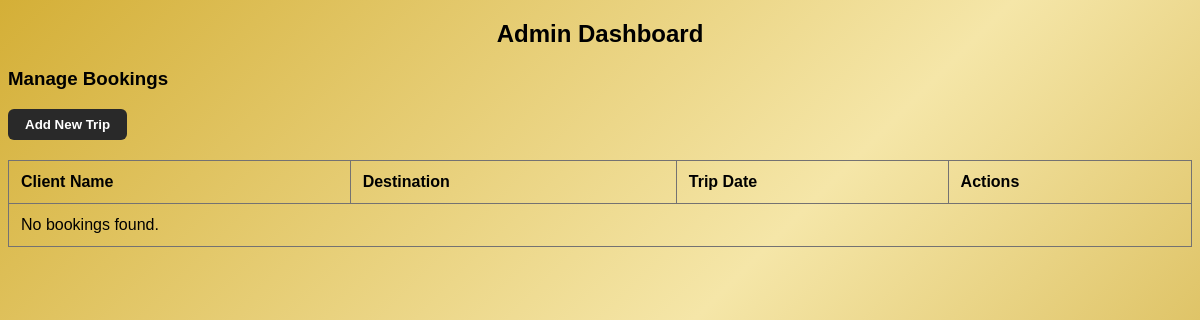
/dashboard.php, run on an earlier commit of the app's database.
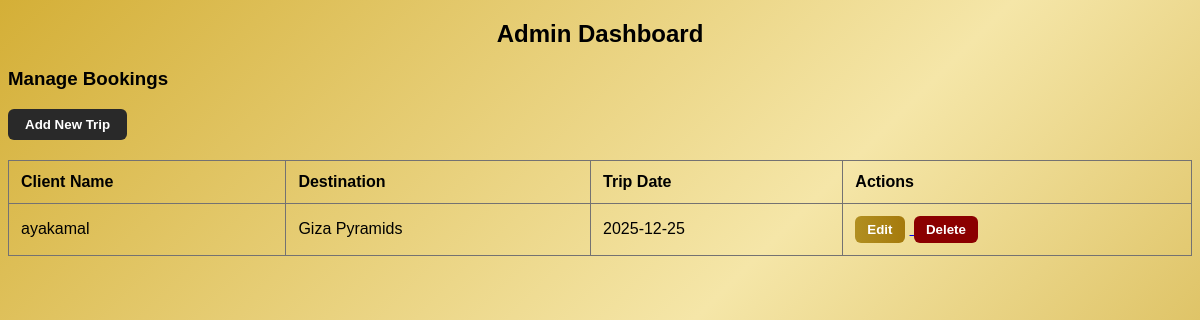
And on a later commit of the database.
### tables this page shows
CREATE TABLE `trips` (
  `id` int(100) NOT NULL,
  `client_name` varchar(100) NOT NULL,
  `destination_id` int(100) NOT NULL,
  `trip_date` date NOT NULL
);

CREATE TABLE `destination` (
  `id` int(11) NOT NULL,
  `name` varchar(100) DEFAULT NULL,
  `image` varchar(255) DEFAULT NULL,
  `description` text DEFAULT NULL
);

### dashboard.php (the view, shortened to what this page needs)
<?php
$conn = mysqli_connect("localhost:3307", "root", "", "tourism",3307);
$sql_trips = "SELECT t.id, t.client_name, t.trip_date, d.name as destination_name
              FROM trips t
              JOIN destination d ON t.destination_id = d.id";
$result_trips = $conn->query($sql_trips);
?>
<!DOCTYPE html>
<html lang="en">
<head>
</head>
<body>
    <h2 style="text-align: center;">Admin Dashboard</h2>
    <h3>Manage Bookings</h3>
    <a href="add.php"><button class="add_btn">Add New Trip</button></a>
    <table>
        <tr>
            <th>Client Name</th>
            <th>Destination</th>
            <th>Trip Date</th>
            <th>Actions</th>
        </tr>
       <?php
if ($result_trips->num_rows > 0) {
    while($row = $result_trips->fetch_assoc()) {
       echo "<tr>
        <td>{$row['client_name']}</td>
        <td>{$row['destination_name']}</td>
        <td>{$row['trip_date']}</td>
        <td>
            <a href='update.php?id={$row['id']}'>
                <button class='edit-btn'>Edit</button>
            </a>
            <a href='delete.php?id={$row['id']}'
               onclick='return confirm(\"Are you sure you want to delete this trip?\")'>
                <button class='delete-btn'>Delete</button>
            </a>
        </td>
      </tr>";
    }
} else {
    echo "<tr><td colspan='4'>No bookings found.</td></tr>";
}
?>
    </table>
</body>
</html>

What changed in the data, as far as the page shows it:
added trips: client_name "ayakamal", destination.name "Giza Pyramids", trip_date "2025-12-25"
Also different on the page:
text no longer shown: "No bookings found."
